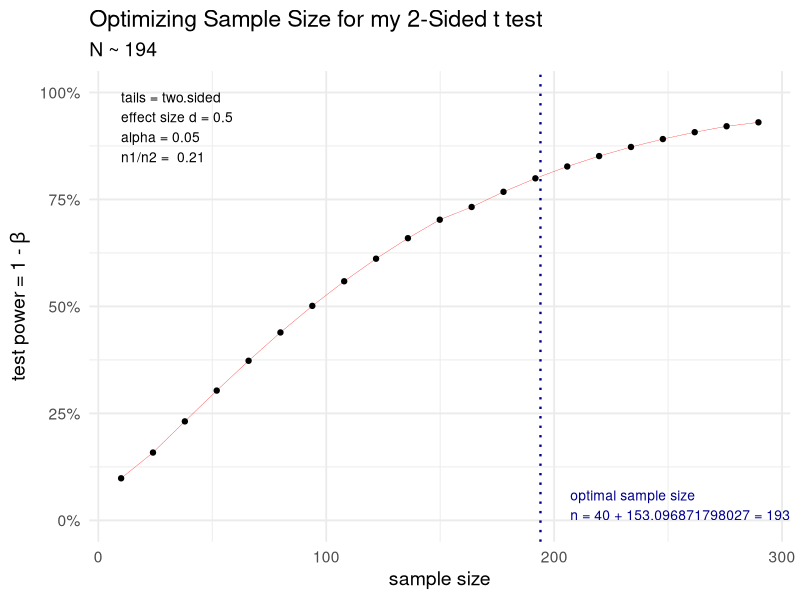

Here is the R script that generated this plot:
## ---- chunk 1
knitr::opts_chunk$set(echo = TRUE)
library(pwr)
library(tidyverse)
library(ggplot2)
## ---- chunk 2
pwr::pwr.t.test(n = NULL,
                sig.level = 0.05, 
                type = "two.sample", 
                alternative = "two.sided", 
                power = 0.80, 
                d = 0.66)
## ---- chunk 3
pwr::pwr.t.test(n = 25, # note that n is per arm
                sig.level = 0.05, 
                type = "two.sample", 
                alternative = "two.sided", 
                power = NULL, 
                d = 0.66)
## ---- chunk 4
results <- pwr::pwr.t2n.test(n1 = c(40),
                  n2 = NULL,
                sig.level = 0.05,
                alternative = "two.sided", 
                power = 0.80, 
                d = 0.5)

plot(results) +
  ggplot2::theme_minimal(base_size = 14) +
  labs(title = 'Optimizing Sample Size for my 2-Sided t test',
       subtitle = "N ~ 194")
## ---- chunk 5
pwr.p.test(h = ES.h(p1 = 0.95, p2 = 0.80),
           n = NULL,
           sig.level = 0.05,
           power = 0.80,
           alternative = "greater")
